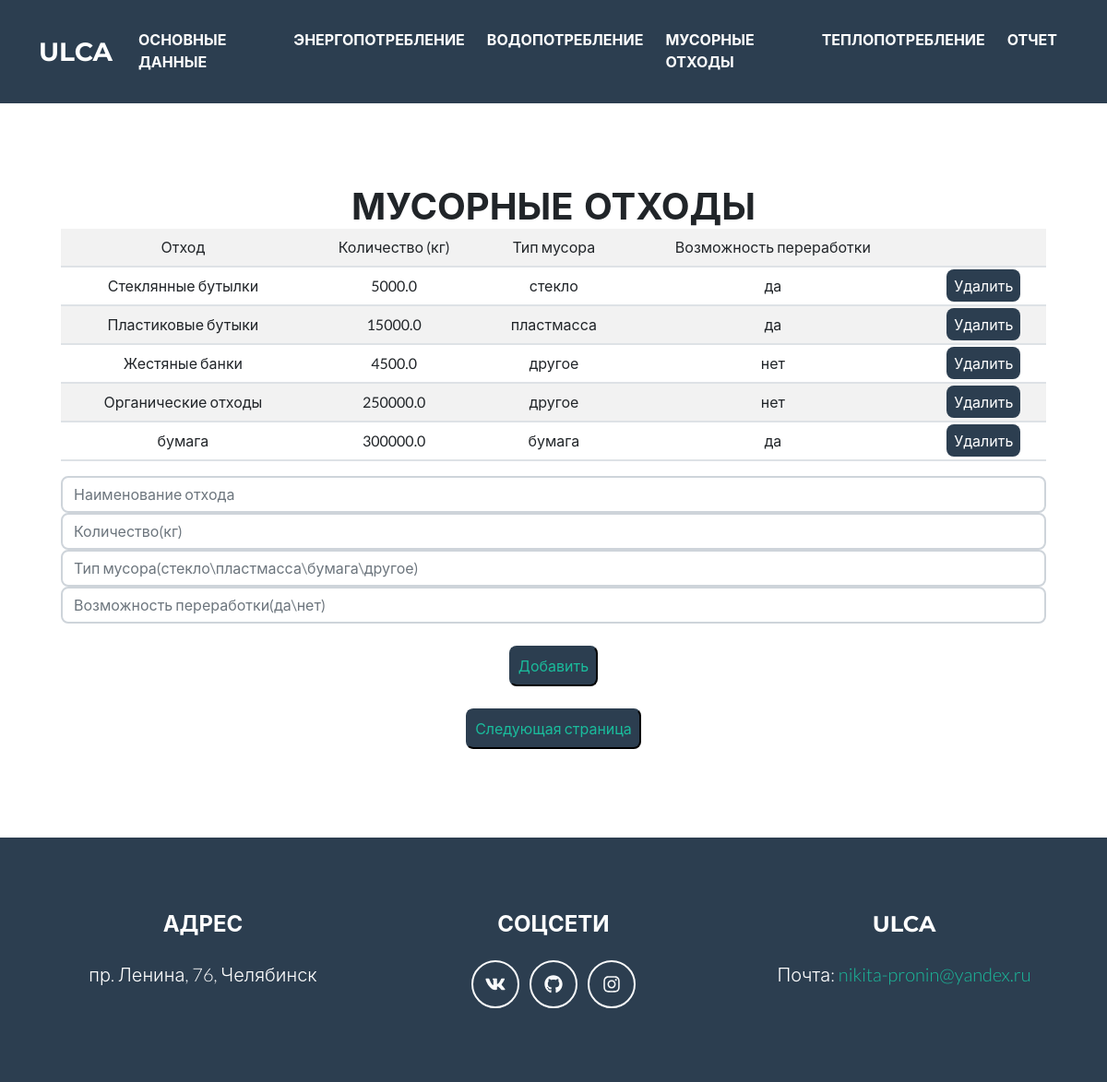
The page /trash on the database its author committed.
### app.py (models this page shows, shortened)
class Trash(db.Model):
    id = db.Column(db.Integer, primary_key=True)
    trash_name = db.Column(db.String(200))
    trash_count = db.Column(db.Float)
    trash_type = db.Column(db.String(50))
    trash_style = db.Column(db.String(3))
    otchet = db.relationship('Otchet', back_populates="trash")

### app.py (the view)
@app.route('/trash', methods=['POST', 'GET'])
def trash():
    if request.method == "POST":
        trash_name = request.form['trash_name']
        trash_count = request.form['trash_count']
        trash_type = request.form['trash_type']
        trash_style = request.form['trash_style']
        trash = Trash(trash_name=trash_name,
                      trash_type=trash_type,
                      trash_count=trash_count, trash_style=trash_style, )
        try:
            db.session.add(trash)
            db.session.commit()
            return redirect('/trash')
        except:
            return "Данные внесены не верно"
    else:
        basic = db.session.query(Basic_data.id).all()
        energy = db.session.query(Energy.id).all()
        water = db.session.query(Water.id).all()
        heat = db.session.query(Heat.id).all()
        trash = Trash.query.order_by(Trash.id).all()
        return render_template('trash.html', heat=heat, basic=basic,
                               energy=energy, trash=trash, water=water)

### templates/trash.html (shortened to what this page needs)
{% import  "bootstrap/wtf.html" as wtf %}
{% extends 'bootstrap/base.html' %}
{% block head %}
<link href="static/css/styles.css" rel="stylesheet" />
{% endblock %}
{% block body %}
<nav class="navbar navbar-expand-xl bg-secondary text-uppercase fixed-top" id="mainNav">
	<div class="container">
		<a class="navbar-brand" href='/index'>ULCA</a>
		<div class="collapse navbar-collapse" id="collapsibleNavbar">
			<ul class="navbar-nav mx-auto ">
				<li class="nav-item mx-0 mx-lg-1"><a class="nav-link py-2 px-0 px-lg-2 rounded" href="/basic_data">основные данные</a></li>
				<li class="nav-item mx-0 mx-lg-1"><a class="nav-link py-2 px-0 px-lg-2 rounded" href="/energy">энергопотребление</a></li>
				<li class="nav-item mx-0 mx-lg-1"><a class="nav-link py-2 px-0 px-lg-2 rounded" href="/water">водопотребление</a></li>
				<li class="nav-item mx-0 mx-lg-1"><a class="nav-link py-2 px-0 px-lg-2 rounded" href="/trash">мусорные отходы</a></li>
				<li class="nav-item mx-0 mx-lg-1"><a class="nav-link py-2 px-0 px-lg-2 rounded" href="/teplo">теплопотребление</a></li>
				{% if ((heat|length >= 1) and (basic|length >= 1) and (trash|length >= 1) and (water|length >= 1) and (energy|length >= 1)) %}
						<li class="nav-item mx-0 mx-lg-1"><a class="nav-link py-2 px-0 px-lg-2 rounded" href="/calculate">отчет</a></li>
				{% endif %}		</ul>
		</div>
	</div>
</nav>
<header class="masthead  text-center">
	<div class="container d-flex  flex-column">
		<p class="h1  text-uppercase mb-0">Мусорные отходы</>
		<br>
		<div class="container">
	<div class="container">
	<div class="content">
		{% if trash|length < 1 %}
		<h4 style="text-align: center">Сведения еще не добавлены</h4>
		{% else %}
				<div class="table-responsive">
		<table class="table table-striped">
			<tr class="align-middle">
				<td align="center">Отход</td>
				<td align="center">Количество (кг)</td>
				<td align="center">Тип мусора</td>
				<td align="center">Возможность переработки</td>
				<td align="center"></td>
			</tr>
			{% for tr in trash %}
			<tr>
				<td align="center">{{ tr.trash_name }} </td>
				<td align="center">{{ tr.trash_count}} </td>
				<td align="center">{{ tr.trash_type}} </td>
				<td align="center">{{ tr.trash_style }} </td>
				<td align="center"><a class="mx-0 btn-secondary py-2 px-0 px-lg-2 rounded text-decoration-none" href="/trash/delete/{{tr.id}}">Удалить</a></td>
			</tr>
			{% endfor %}
		</table>
				</div>
		{% endif %}
		<form method="post" class="form">
			<input type="text" name="trash_name" id="trash_name" class="form-control" required placeholder="Наименование отхода">
			<input type="number" name="trash_count" id="trash_count" class="form-control" required placeholder="Количество(кг)">
			<input type="text" name="trash_type" id="trash_type" class="form-control" required pattern="стекло|пластмасса|бумага|другое" placeholder="Тип мусора(стекло\пластмасса\бумага\другое)">
			<input type="text" name="trash_style" id="trash_style" class="form-control" required pattern="да|нет" placeholder="Возможность переработки(да\нет)">
			<br>
			<input type="submit" class="mx-auto nav-link py-2 px-0 px-lg-2 rounded btn-secondary" value="Добавить">
		</form>
        <br>
		<button class="mx-auto nav-link py-2 px-0 px-lg-2 rounded btn-secondary"><a class="text-decoration-none" href="/teplo">Следующая страница</a> </button>
	</div>
</div>
</div>
	</div>
</header>
<footer class="footer text-center">
	<div class="container">
		<div class="row">
			<div class="col-lg-4 mb-5 mb-lg-0">
				<h4 class="text-uppercase mb-4">адрес</h4>
				<p class="lead mb-0">
					пр. Ленина, 76, Челябинск
				</p>
			</div>
			<div class="col-lg-4 mb-5 mb-lg-0">
				<h4 class="text-uppercase mb-4">соцсети</h4>
				<a class="btn btn-outline-light btn-social mx-1" href="https:\\vk.com/hitrij_tatarin"><i class="fab fa-fw fa-vk"></i></a>
				<a class="btn btn-outline-light btn-social mx-1" href="https:\\github.com/burcev60"><i class="fab fa-fw fa-github"></i></a>
				<a class="btn btn-outline-light btn-social mx-1" href="https:\\google.com"><i class="fab fa-fw fa-instagram"></i></a>
			</div>
			<div class="col-lg-4">
				<h4 class="text-uppercase mb-4">ulca</h4>
				<p class="lead mb-0">
					Почта:
					<a href="mailto:nikita-pronin@yandex.ru" class="text-decoration-none"> nikita-pronin@yandex.ru</a>
				</p>
			</div>
		</div>
	</div>
</footer>
{% endblock %}

### rows shown on the page
Trash: trash_name "Стеклянные бутылки", trash_count "5000.0", trash_type "стекло", trash_style "да"
Trash: trash_name "Пластиковые бутыки", trash_count "15000.0", trash_type "пластмасса", trash_style "да"
Trash: trash_name "Жестяные банки", trash_count "4500.0", trash_type "другое", trash_style "нет"
Trash: trash_name "Органические отходы", trash_count "250000.0", trash_type "другое", trash_style "нет"
Trash: trash_name "бумага", trash_count "300000.0", trash_type "бумага", trash_style "да"
